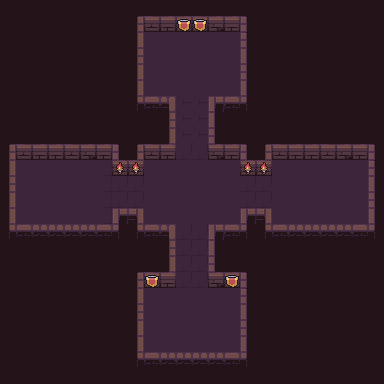

Below is a game level as drawn by its tile map, then a one-line description and the .tmx file that defines it, in full:
An orthogonal 24x24 tile map with 16x16 px tiles, 4 tile layers (bckground, road, wall, item), 3 tilesets.

<map version="1.5" tiledversion="2021.02.15" orientation="orthogonal" renderorder="right-down" width="24" height="24" tilewidth="16" tileheight="16" infinite="0" nextlayerid="6" nextobjectid="1">
 <tileset firstgid="1" name="Dungeon_Tileset" tilewidth="16" tileheight="16" tilecount="100" columns="10">
  <image source="Dungeon_Tileset.png" width="160" height="160" />
 </tileset>
 <tileset firstgid="101" name="flag" tilewidth="16" tileheight="16" tilecount="4" columns="4">
  <image source="flag.png" width="64" height="16" />
  <tile id="0">
   <animation>
    <frame tileid="3" duration="200" />
    <frame tileid="2" duration="200" />
    <frame tileid="1" duration="200" />
    <frame tileid="0" duration="200" />
   </animation>
  </tile>
 </tileset>
 <tileset firstgid="105" name="torch" tilewidth="16" tileheight="16" tilecount="4" columns="4">
  <image source="torch.png" width="64" height="16" />
  <tile id="0">
   <animation>
    <frame tileid="3" duration="200" />
    <frame tileid="2" duration="200" />
    <frame tileid="1" duration="200" />
    <frame tileid="0" duration="200" />
   </animation>
  </tile>
 </tileset>
 <layer id="2" name="bckground" width="24" height="24">
  <data encoding="csv">
79,79,79,79,79,79,79,79,79,79,79,79,79,79,79,79,79,79,79,79,79,79,79,79,
79,79,79,79,79,79,79,79,79,79,79,79,79,79,79,79,79,79,79,79,79,79,79,79,
79,79,79,79,79,79,79,79,79,79,79,79,79,79,79,79,79,79,79,79,79,79,79,79,
79,79,79,79,79,79,79,79,79,79,79,79,79,79,79,79,79,79,79,79,79,79,79,79,
79,79,79,79,79,79,79,79,79,79,79,79,79,79,79,79,79,79,79,79,79,79,79,79,
79,79,79,79,79,79,79,79,79,79,79,79,79,79,79,79,79,79,79,79,79,79,79,79,
79,79,79,79,79,79,79,79,79,79,79,79,79,79,79,79,79,79,79,79,79,79,79,79,
79,79,79,79,79,79,79,79,79,79,79,79,79,79,79,79,79,79,79,79,79,79,79,79,
79,79,79,79,79,79,79,79,79,79,79,79,79,79,79,79,79,79,79,79,79,79,79,79,
79,79,79,79,79,79,79,79,79,79,79,79,79,79,79,79,79,79,79,79,79,79,79,79,
79,79,79,79,79,79,79,79,79,79,79,79,79,79,79,79,79,79,79,79,79,79,79,79,
79,79,79,79,79,79,79,79,79,79,79,79,79,79,79,79,79,79,79,79,79,79,79,79,
79,79,79,79,79,79,79,79,79,79,79,79,79,79,79,79,79,79,79,79,79,79,79,79,
79,79,79,79,79,79,79,79,79,79,79,79,79,79,79,79,79,79,79,79,79,79,79,79,
79,79,79,79,79,79,79,79,79,79,79,79,79,79,79,79,79,79,79,79,79,79,79,79,
79,79,79,79,79,79,79,79,79,79,79,79,79,79,79,79,79,79,79,79,79,79,79,79,
79,79,79,79,79,79,79,79,79,79,79,79,79,79,79,79,79,79,79,79,79,79,79,79,
79,79,79,79,79,79,79,79,79,79,79,79,79,79,79,79,79,79,79,79,79,79,79,79,
79,79,79,79,79,79,79,79,79,79,79,79,79,79,79,79,79,79,79,79,79,79,79,79,
79,79,79,79,79,79,79,79,79,79,79,79,79,79,79,79,79,79,79,79,79,79,79,79,
79,79,79,79,79,79,79,79,79,79,79,79,79,79,79,79,79,79,79,79,79,79,79,79,
79,79,79,79,79,79,79,79,79,79,79,79,79,79,79,79,79,79,79,79,79,79,79,79,
79,79,79,79,79,79,79,79,79,79,79,79,79,79,79,79,79,79,79,79,79,79,79,79,
79,79,79,79,79,79,79,79,79,79,79,79,79,79,79,79,79,79,79,79,79,79,79,79
</data>
 </layer>
 <layer id="3" name="road" width="24" height="24">
  <data encoding="csv">
0,0,0,0,0,0,0,0,0,0,0,0,0,0,0,0,0,0,0,0,0,0,0,0,
0,0,0,0,0,0,0,0,0,0,0,0,0,0,0,0,0,0,0,0,0,0,0,0,
0,0,0,0,0,0,0,0,0,19,19,19,19,19,19,0,0,0,0,0,0,0,0,0,
0,0,0,0,0,0,0,0,0,19,19,19,19,19,19,0,0,0,0,0,0,0,0,0,
0,0,0,0,0,0,0,0,0,19,19,19,19,19,19,0,0,0,0,0,0,0,0,0,
0,0,0,0,0,0,0,0,0,19,19,19,19,19,19,0,0,0,0,0,0,0,0,0,
0,0,0,0,0,0,0,0,0,0,0,18,18,0,0,0,0,0,0,0,0,0,0,0,
0,0,0,0,0,0,0,0,0,0,0,18,18,0,0,0,0,0,0,0,0,0,0,0,
0,0,0,0,0,0,0,0,0,0,0,18,18,0,0,0,0,0,0,0,0,0,0,0,
0,0,0,0,0,0,0,0,0,0,0,8,8,0,0,0,0,0,0,0,0,0,0,0,
0,19,19,19,19,19,17,0,0,19,19,19,19,19,19,0,0,19,19,19,19,19,19,0,
0,19,19,19,19,19,17,8,8,19,19,19,19,19,19,8,8,19,19,19,19,19,19,0,
0,19,19,19,19,19,17,8,8,19,19,19,19,19,19,8,8,19,19,19,19,19,19,0,
0,19,19,19,19,19,17,0,0,19,19,19,19,19,19,0,0,19,19,19,19,19,19,0,
0,0,0,0,0,0,0,0,0,0,0,8,8,0,0,0,0,0,0,0,0,0,0,0,
0,0,0,0,0,0,0,0,0,0,0,8,8,0,0,0,0,0,0,0,0,0,0,0,
0,0,0,0,0,0,0,0,0,0,0,8,8,0,0,0,0,0,0,0,0,0,0,0,
0,0,0,0,0,0,0,0,0,0,0,8,8,0,0,0,0,0,0,0,0,0,0,0,
0,0,0,0,0,0,0,0,0,19,19,19,19,19,19,0,0,0,0,0,0,0,0,0,
0,0,0,0,0,0,0,0,0,19,19,19,19,19,19,0,0,0,0,0,0,0,0,0,
0,0,0,0,0,0,0,0,0,19,19,19,19,19,19,0,0,0,0,0,0,0,0,0,
0,0,0,0,0,0,0,0,0,19,19,19,19,19,19,0,0,0,0,0,0,0,0,0,
0,0,0,0,0,0,0,0,0,0,0,0,0,0,0,0,0,0,0,0,0,0,0,0,
0,0,0,0,0,0,0,0,0,0,0,0,0,0,0,0,0,0,0,0,0,0,0,0
</data>
 </layer>
 <layer id="4" name="wall" width="24" height="24">
  <data encoding="csv">
0,0,0,0,0,0,0,0,0,0,0,0,0,0,0,0,0,0,0,0,0,0,0,0,
0,0,0,0,0,0,0,0,1,3,5,2,3,4,5,6,0,0,0,0,0,0,0,0,
0,0,0,0,0,0,0,0,11,0,0,0,0,0,0,6,0,0,0,0,0,0,0,0,
0,0,0,0,0,0,0,0,21,0,0,0,0,0,0,16,0,0,0,0,0,0,0,0,
0,0,0,0,0,0,0,0,31,0,0,0,0,0,0,26,0,0,0,0,0,0,0,0,
0,0,0,0,0,0,0,0,31,0,0,0,0,0,0,36,0,0,0,0,0,0,0,0,
0,0,0,0,0,0,0,0,41,42,56,0,0,51,45,46,0,0,0,0,0,0,0,0,
0,0,0,0,0,0,0,0,0,0,21,0,0,16,0,0,0,0,0,0,0,0,0,0,
0,0,0,0,0,0,0,0,0,0,31,0,0,26,0,0,0,0,0,0,0,0,0,0,
1,3,5,2,3,4,5,6,1,3,5,0,0,4,5,6,1,3,5,2,3,4,5,6,
11,0,0,0,0,0,0,2,3,0,0,0,0,0,0,2,3,0,0,0,0,0,0,6,
21,0,0,0,0,0,0,0,0,0,0,0,0,0,0,0,0,0,0,0,0,0,0,16,
31,0,0,0,0,0,0,0,0,0,0,0,0,0,0,0,0,0,0,0,0,0,0,26,
31,0,0,0,0,0,0,51,54,0,0,0,0,0,0,51,54,0,0,0,0,0,0,36,
41,42,43,43,44,44,45,46,41,42,56,0,0,51,45,46,41,42,43,43,44,44,45,46,
0,0,0,0,0,0,0,0,0,0,21,0,0,16,0,0,0,0,0,0,0,0,0,0,
0,0,0,0,0,0,0,0,0,0,31,0,0,26,0,0,0,0,0,0,0,0,0,0,
0,0,0,0,0,0,0,0,1,3,5,0,0,4,5,6,0,0,0,0,0,0,0,0,
0,0,0,0,0,0,0,0,11,0,0,0,0,0,0,6,0,0,0,0,0,0,0,0,
0,0,0,0,0,0,0,0,21,0,0,0,0,0,0,16,0,0,0,0,0,0,0,0,
0,0,0,0,0,0,0,0,31,0,0,0,0,0,0,26,0,0,0,0,0,0,0,0,
0,0,0,0,0,0,0,0,31,0,0,0,0,0,0,36,0,0,0,0,0,0,0,0,
0,0,0,0,0,0,0,0,41,42,43,43,44,44,45,46,0,0,0,0,0,0,0,0,
0,0,0,0,0,0,0,0,0,0,0,0,0,0,0,0,0,0,0,0,0,0,0,0
</data>
 </layer>
 <layer id="5" name="item" width="24" height="24">
  <data encoding="csv">
0,0,0,0,0,0,0,0,0,0,0,0,0,0,0,0,0,0,0,0,0,0,0,0,
0,0,0,0,0,0,0,0,0,0,0,101,101,0,0,0,0,0,0,0,0,0,0,0,
0,0,0,0,0,0,0,0,0,0,0,0,0,0,0,0,0,0,0,0,0,0,0,0,
0,0,0,0,0,0,0,0,0,0,0,0,0,0,0,0,0,0,0,0,0,0,0,0,
0,0,0,0,0,0,0,0,0,0,0,0,0,0,0,0,0,0,0,0,0,0,0,0,
0,0,0,0,0,0,0,0,0,0,0,0,0,0,0,0,0,0,0,0,0,0,0,0,
0,0,0,0,0,0,0,0,0,0,0,0,0,0,0,0,0,0,0,0,0,0,0,0,
0,0,0,0,0,0,0,0,0,0,0,0,0,0,0,0,0,0,0,0,0,0,0,0,
0,0,0,0,0,0,0,0,0,0,0,0,0,0,0,0,0,0,0,0,0,0,0,0,
0,0,0,0,0,0,0,0,0,0,0,0,0,0,0,0,0,0,0,0,0,0,0,0,
0,0,0,0,0,0,0,105,105,0,0,0,0,0,0,105,105,0,0,0,0,0,0,0,
0,0,0,0,0,0,0,0,0,0,0,0,0,0,0,0,0,0,0,0,0,0,0,0,
0,0,0,0,0,0,0,0,0,0,0,0,0,0,0,0,0,0,0,0,0,0,0,0,
0,0,0,0,0,0,0,0,0,0,0,0,0,0,0,0,0,0,0,0,0,0,0,0,
0,0,0,0,0,0,0,0,0,0,0,0,0,0,0,0,0,0,0,0,0,0,0,0,
0,0,0,0,0,0,0,0,0,0,0,0,0,0,0,0,0,0,0,0,0,0,0,0,
0,0,0,0,0,0,0,0,0,0,0,0,0,0,0,0,0,0,0,0,0,0,0,0,
0,0,0,0,0,0,0,0,0,101,0,0,0,0,101,0,0,0,0,0,0,0,0,0,
0,0,0,0,0,0,0,0,0,0,0,0,0,0,0,0,0,0,0,0,0,0,0,0,
0,0,0,0,0,0,0,0,0,0,0,0,0,0,0,0,0,0,0,0,0,0,0,0,
0,0,0,0,0,0,0,0,0,0,0,0,0,0,0,0,0,0,0,0,0,0,0,0,
0,0,0,0,0,0,0,0,0,0,0,0,0,0,0,0,0,0,0,0,0,0,0,0,
0,0,0,0,0,0,0,0,0,0,0,0,0,0,0,0,0,0,0,0,0,0,0,0,
0,0,0,0,0,0,0,0,0,0,0,0,0,0,0,0,0,0,0,0,0,0,0,0
</data>
 </layer>
</map>
